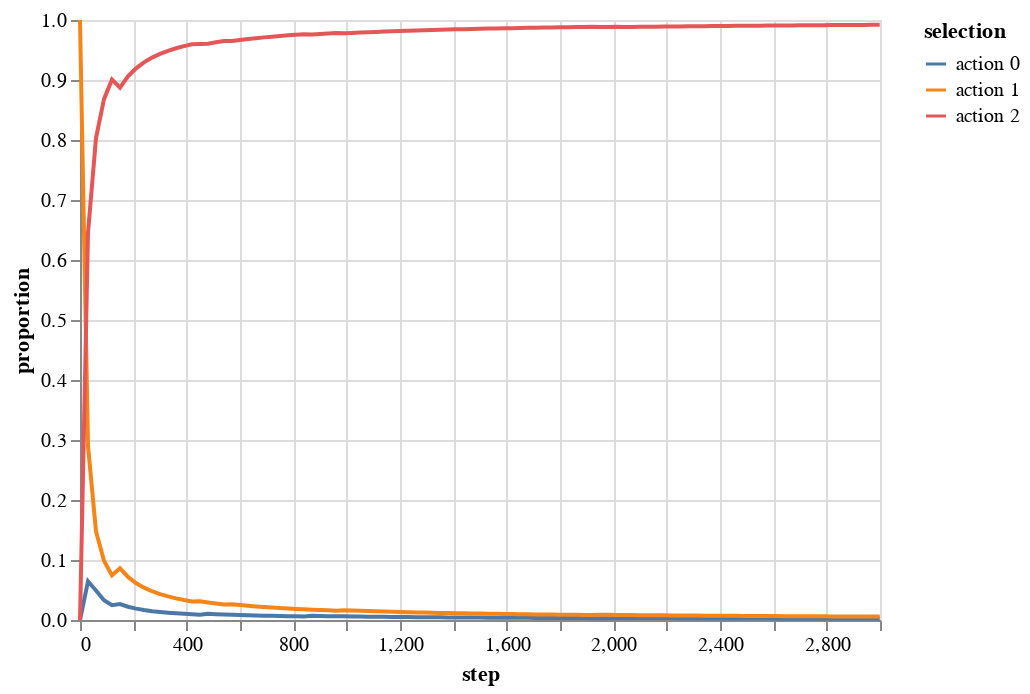

Notebook code for this chart:
### Code cell
env.altair_action_history(name='ucb')

### Figure 1 — Vega-Lite specification as saved in the notebook (floating-point values rounded to 4 significant figures; data arrays with more than 128 entries replaced by an {"elided": "..."} marker saying what was removed)
{"config": {"view": {"continuousWidth": 400, "continuousHeight": 300}}, "data": {"name": "data-7f9c66fd3f751ae329cfb00835cfbaaf"}, "mark": "line", "encoding": {"color": {"type": "nominal", "field": "selection"}, "x": {"type": "quantitative", "field": "step"}, "y": {"type": "quantitative", "field": "proportion"}}, "$schema": "https://vega.github.io/schema/vega-lite/v4.8.1.json", "datasets": {"data-7f9c66fd3f751ae329cfb00835cfbaaf": {"elided": "303 records"}}}
